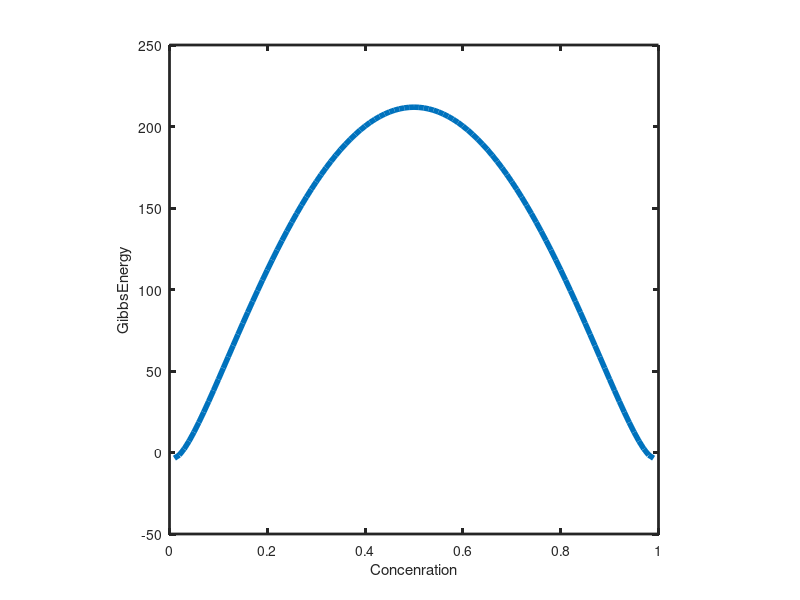

Write the MATLAB code that produced this figure.
%
% Copyright (c) 2018, Vishal_S
% All rights reserved. Please read the "license.txt" for license terms.
%
% Project Title: phase_field_kobayashi
% 
% Developer: Vishal S
% 
% Contact Info: vishalsubbu97@gmail.com
%
clear all
clc
clf



delc = 0.01;
diffusivity = 1;
delt =  (delc*delc)/ (400000*diffusivity);
c = 0:delc:1;
N = 1.0/delc + 1;
R = 8.314;
temp = 50;
omega = 2000;
%temp = omega/(2*8.314) + 1; % T = omega/(2R) + 1 for downhill diffusion and 
%T = omega/(2R) - 1 for uphill diffsion 
for i = 1:N
    gibbs(i) = omega*(1-c(i))*c(i) + R*temp*(c(i)*log(c(i)) + (1-c(i))*log(1-c(i)));
end
plot(c,gibbs,'linewidth',4.0);
hold on;
xlabel('Concenration');
ylabel('GibbsEnergy')
ax = gca ;
set(ax, 'linewidth',2.0);
axis('square');
